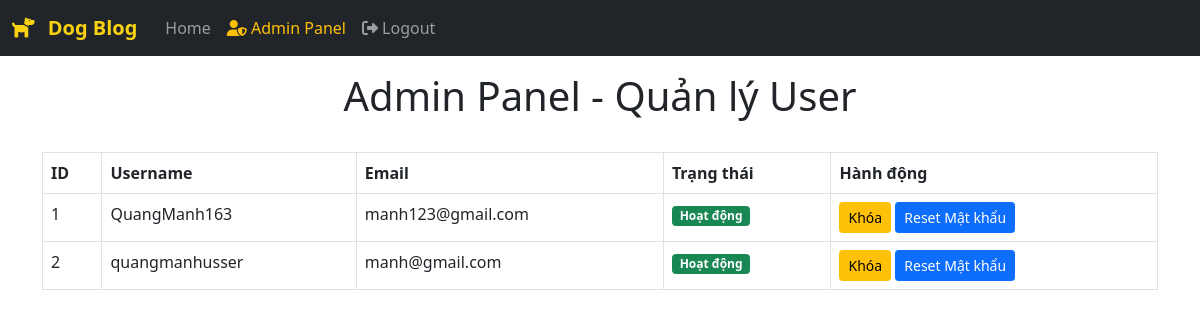
Page /admin (signed in) on the earlier database version.
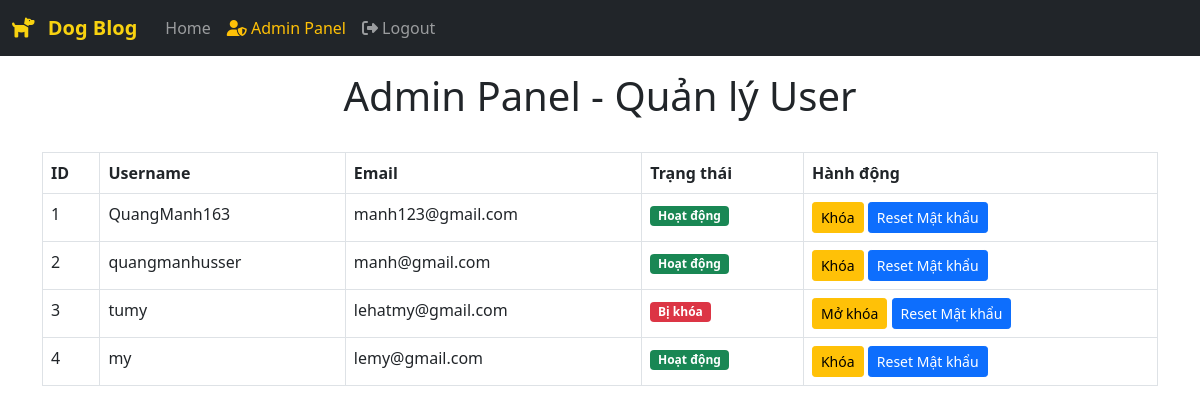
Same page on the later database version.
### website/models.py (models this page shows)
class User(db.Model, UserMixin):
    id = db.Column(db.Integer, primary_key=True)
    email = db.Column(db.String(150), unique=True)
    username = db.Column(db.String(150), unique=True)
    password = db.Column(db.String(150))
    date_created = db.Column(db.DateTime(timezone=True), default=func.now())
    is_admin = db.Column(db.Boolean, default=False)  # Thêm trường này
    is_blocked = db.Column(db.Boolean, default=False)  # Thêm để block user
    posts = db.relationship('Post', backref='user', passive_deletes=True)
    comments = db.relationship('Comment', backref='user', passive_deletes=True)
    likes = db.relationship('Like', backref='user', passive_deletes=True)

### website/views.py (the view)
@views.route("/admin")
@login_required
def admin():
    if not current_user.is_admin:
        flash("Bạn không có quyền truy cập vào trang Admin!", category="error")
        return redirect(url_for("views.home"))
    users = User.query.all()
    return render_template("admin.html", users=users, user=current_user)

### website/__init__.py (called while the page is built)
def create_app():
    app = Flask(__name__)
    app.config['SECRET_KEY'] = "helloworld"
    app.config['SQLALCHEMY_DATABASE_URI'] = f'sqlite:///{DB_NAME}'
    db.init_app(app)
    migrate = Migrate(app, db)
    from .views import views
    from .auth import auth
    app.register_blueprint(views, url_prefix="/")
    app.register_blueprint(auth, url_prefix="/")
    from .models import User, Post, Comment, Like
    create_database(app)
    login_manager = LoginManager()
    login_manager.login_view = "auth.login"
    login_manager.init_app(app)
    @login_manager.user_loader
    def load_user(id):
        return User.query.get(int(id))
    return app

### website/templates/admin.html (shortened to what this page needs)
{% extends "base.html" %}
{% block content %}
    <h1 class="text-center">Admin Panel - Quản lý User</h1>
    <br>
    <table class="table table-bordered">
        <thead class="thead-dark">
            <tr>
                <th>ID</th>
                <th>Username</th>
                <th>Email</th>
                <th>Trạng thái</th>
                <th>Hành động</th>
            </tr>
        </thead>
        <tbody>
            {% for user in users %}
                <tr>
                    <td>{{ user.id }}</td>
                    <td>{{ user.username }}</td>
                    <td>{{ user.email }}</td>
                    <td>
                        {% if user.is_blocked %}
                            <span class="badge bg-danger">Bị khóa</span>
                        {% else %}
                            <span class="badge bg-success">Hoạt động</span>
                        {% endif %}
                    </td>
                    <td>
                        <a href="{{ url_for('views.block_user', user_id=user.id) }}" class="btn btn-warning btn-sm">
                            {% if user.is_blocked %}Mở khóa{% else %}Khóa{% endif %}
                        </a>
                        <a href="{{ url_for('views.reset_password', user_id=user.id) }}" class="btn btn-primary btn-sm">
                            Reset Mật khẩu
                        </a>
                    </td>
                </tr>
            {% endfor %}
        </tbody>
    </table>
{% endblock %}

### website/templates/base.html (shortened to what this page needs)
<!DOCTYPE html>
<html lang="en">
  <head>
    <link
      href="https://cdn.jsdelivr.net/npm/bootstrap@5.0.2/dist/css/bootstrap.min.css"
      rel="stylesheet"
    />
  </head>
  <body>
    <nav class="navbar navbar-expand-lg navbar-dark bg-dark">
      <div class="container-fluid">
        <a class="navbar-brand label-text" href="#">
          <i class="fas fa-dog"></i> Dog Blog
        </a>
        <div class="collapse navbar-collapse" id="navbar">
          <div class="navbar-nav">
            <a class="nav-item nav-link" href="/home">Home</a>
            {% if user.is_authenticated %}
                {% if user.is_admin %}
                    <a class="nav-item nav-link text-warning" href="{{ url_for('views.admin') }}">
                        <i class="fas fa-user-shield"></i> Admin Panel
                    </a>
                {% endif %}
                <a class="nav-item nav-link" href="/logout"><i class="fas fa-sign-out-alt"></i> Logout</a>
            {% else %}
                <a class="nav-item nav-link" href="/login"><i class="fas fa-sign-in-alt"></i> Login</a>
                <a class="nav-item nav-link" href="/sign-up"><i class="fas fa-user-plus"></i> Sign Up</a>
            {% endif %}
          </div>
        </div>
      </div>
    </nav>
    <div class="container">{% block content %}{% endblock %}</div>
  </body>
</html>

### website/templates/base.html (style rules this page uses)
.label-text { font-size: 20px; font-weight: bold; color: #f8d210 !important; text-decoration: none; margin-right: 20px; }
.label-text i { margin-right: 8px; }

Differences in the rows shown:
added User: id "3", username "tumy", email "lehatmy@gmail.com", is_blocked "Bị khóa"
added User: id "4", username "my", email "lemy@gmail.com", is_blocked "Hoạt động"
